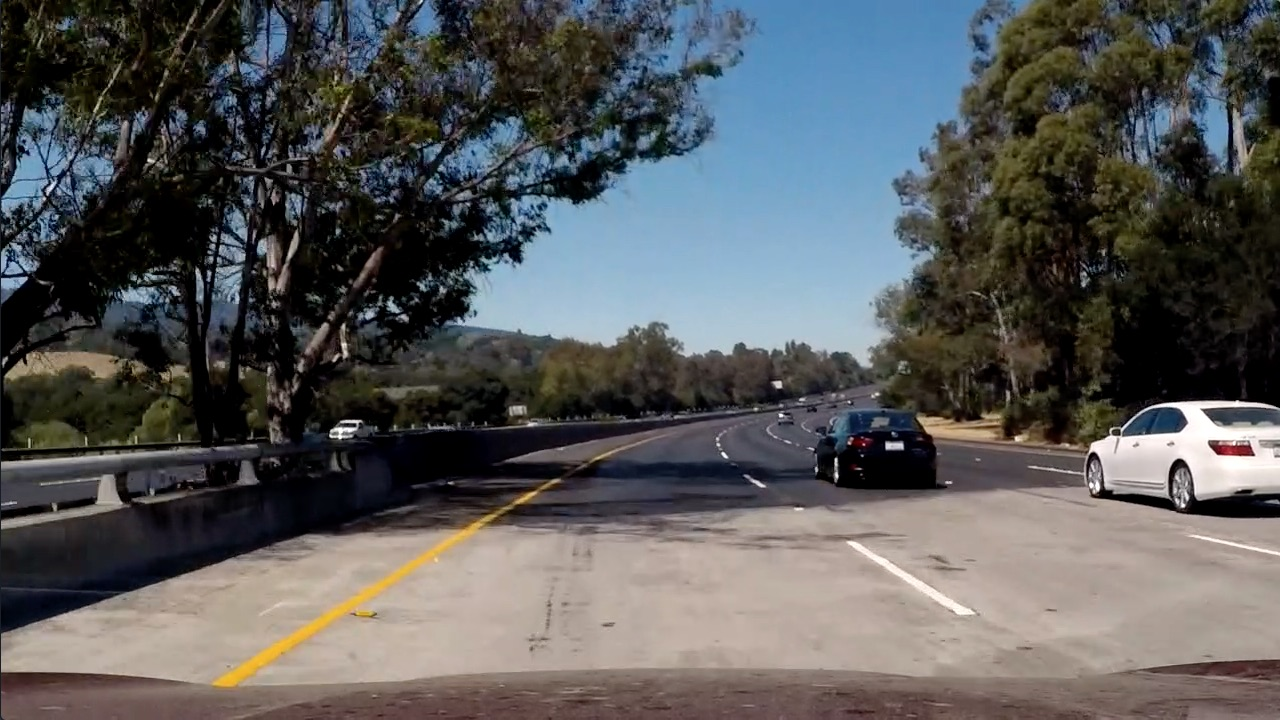
#> input picture project4/images/color-shadow-example.jpg, 1280 x 720 px; its folder holds only this picture in this run
$ python -i proj4Tools.py   (imports and definitions only)   (older library calls are emulated)
#> lines starting #> are read from the running program, lines starting #| are printed output that depends on the picture
import numpy as np
import cv2
import matplotlib.pyplot as plt
from matplotlib import image as mpimg
from matplotlib.patches import Polygon
from glob import glob
from math import ceil


# [267 lines left out: functions calibrate, calibrate_undistort, calibrate_camera, display_images, display_poly_img, display_binary_image_histo and 4 more, not called in this run]


def abs_sobel_thresh(img, sobel_kernel=3, orient='x', thresh=(0, 255), grayColorCode=cv2.COLOR_RGB2GRAY):
    '''
    :param img:
    :param orient:
    :param thresh_min:
    :param thresh_max:
    :param grayColorCode: image read with mpimg      ---> cv2.COLOR_RGB2Gray
                          image read with cv2.imread ---> cv2.COLOR_BGR2GRAY
    :return:
    '''
#> called with sobel_kernel = 3, orient = 'x', thresh = (0, 255), grayColorCode = 7

    # Grayscale
    gray = cv2.cvtColor(img, grayColorCode)
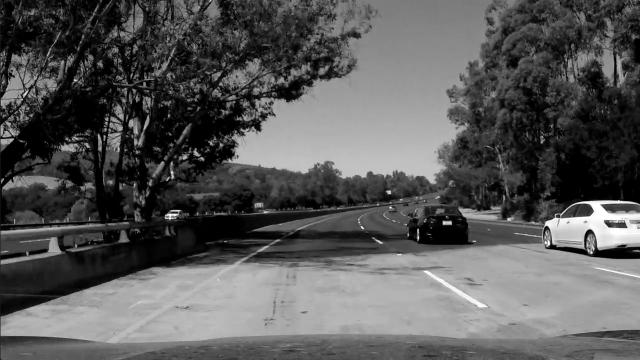
#> gray: shape (720, 1280) (shown at 1/2 size); min 0, max 255, mean 89.1

    # Apply cv2.Sobel()
    if orient == 'y':
        sobel = cv2.Sobel(gray, cv2.CV_64F, 0, 1, ksize=sobel_kernel)
    else: # orient == 'x'
        sobel = cv2.Sobel(gray, cv2.CV_64F, 1, 0, ksize=sobel_kernel)
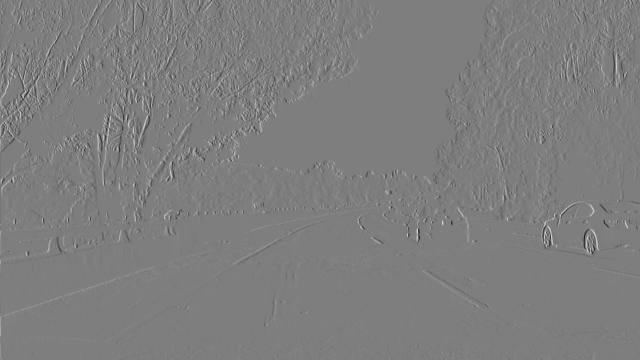
#> sobel: shape (720, 1280) float64 (shown at 1/2 size); min -870, max 887, mean 0.2; drawn with min black and max white

    # Take the absolute value of the output from cv2.Sobel()
    absSobel = np.absolute(sobel)
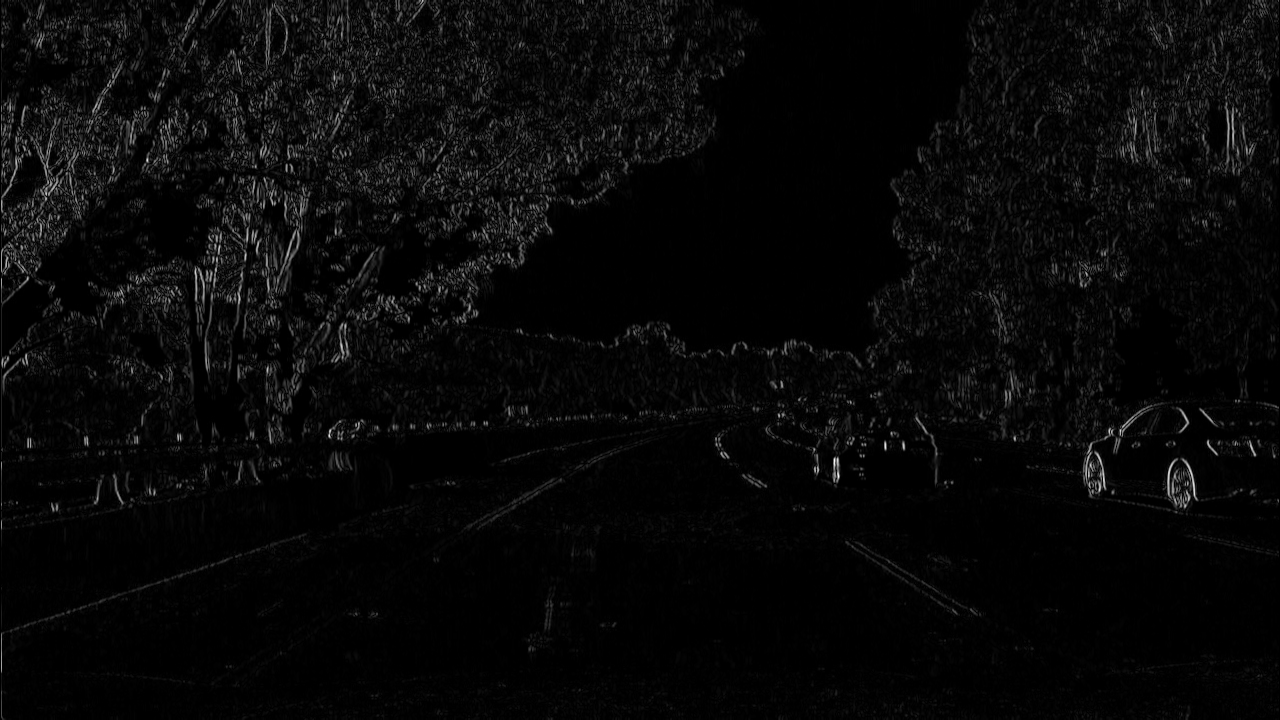
#> absSobel: shape (720, 1280) float64; min 0, max 887, mean 30.1; drawn with min black and max white

    # Scale the result to an 8-bit range (0-255)
    scaledSobel = np.uint8(255 * absSobel / np.max(absSobel))

    # Apply lower and upper thresholds
    sxbinary = np.zeros_like(scaledSobel)

    sxbinary[(scaledSobel >= thresh[0]) & (scaledSobel <= thresh[1])] = 1

    return sxbinary


# [440 lines left out: functions mag_sobel_thresh, dir_sobel_threshold, hls_saturation_threshold, sliding_windows_fit_lines, find_line_pixels, get_curve_radius and 6 more, not called in this run]

>>> import cv2
>>> picture = cv2.cvtColor(cv2.imread('images/color-shadow-example.jpg'), cv2.COLOR_BGR2RGB)
>>> result = abs_sobel_thresh(picture)
#> result: shape (720, 1280); every value is 1

$ run again, on project4/images/straight_lines1.jpg
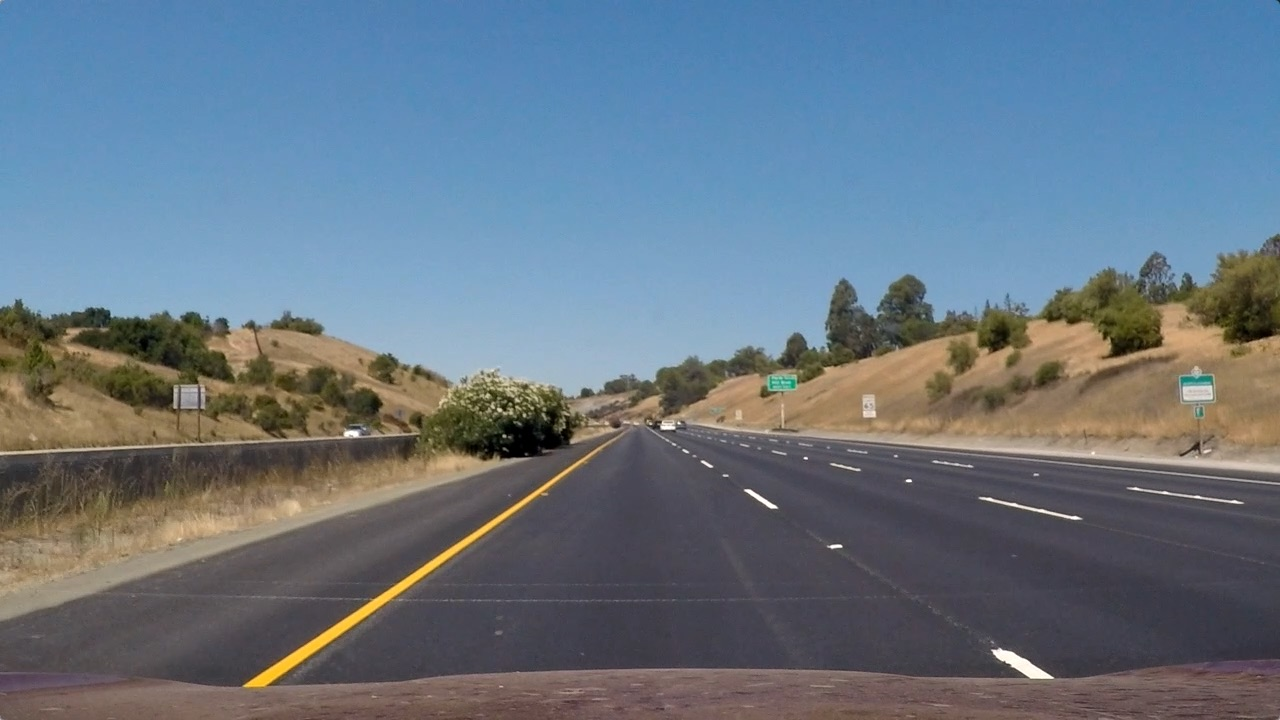
#> input picture project4/images/straight_lines1.jpg, 1280 x 720 px
#> in abs_sobel_thresh, `sobel = cv2.Sobel(gray, cv2.CV_64F, 1, 0, ksize=sobel_kernel)`:
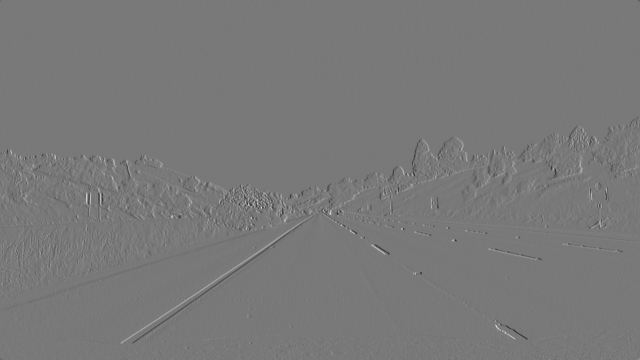
#> sobel: shape (720, 1280) float64 (shown at 1/2 size); min -605, max 670, mean -0.1; drawn with min black and max white
#> in abs_sobel_thresh, `absSobel = np.absolute(sobel)`:
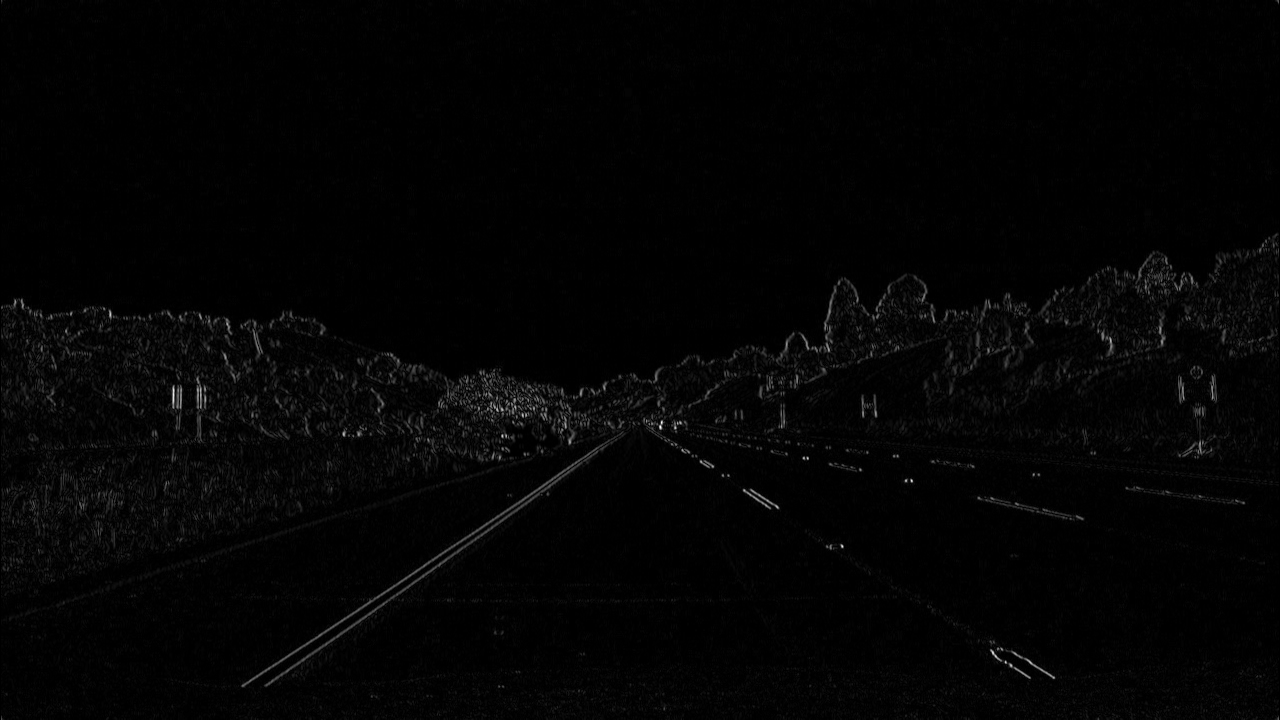
#> absSobel: shape (720, 1280) float64; min 0, max 670, mean 11.1; drawn with min black and max white
#> result: shape (720, 1280); every value is 1

$ run again, on project4/images/straight_lines2.jpg
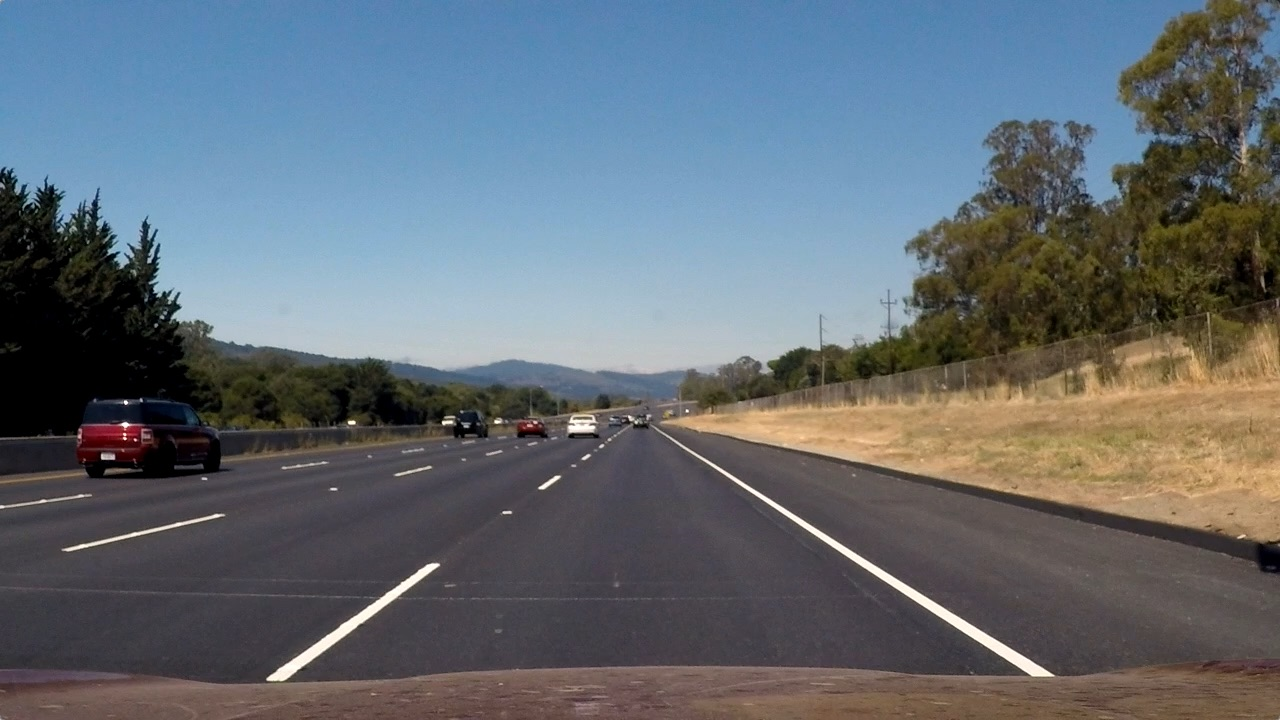
#> input picture project4/images/straight_lines2.jpg, 1280 x 720 px
#> in abs_sobel_thresh, `sobel = cv2.Sobel(gray, cv2.CV_64F, 1, 0, ksize=sobel_kernel)`:
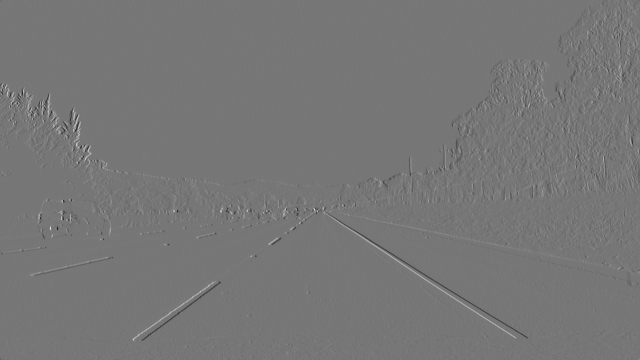
#> sobel: shape (720, 1280) float64 (shown at 1/2 size); min -707, max 809, mean 0.2; drawn with min black and max white
#> in abs_sobel_thresh, `absSobel = np.absolute(sobel)`:
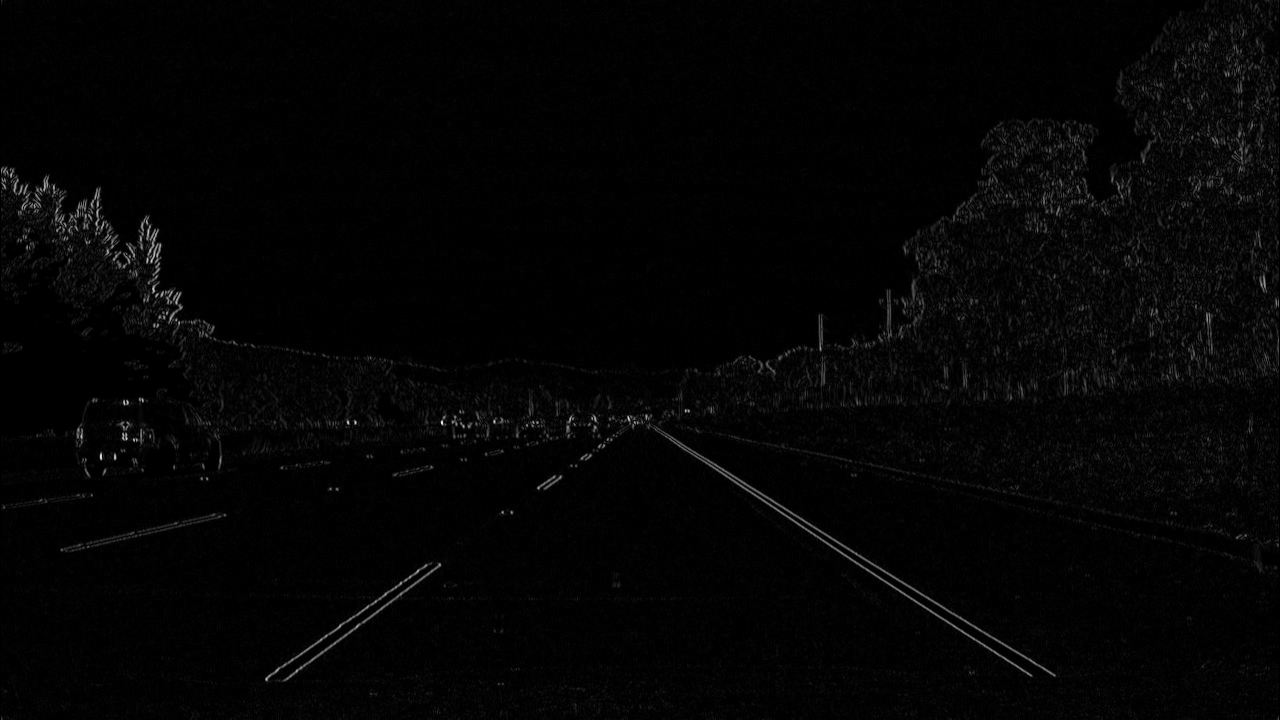
#> absSobel: shape (720, 1280) float64; min 0, max 809, mean 15.1; drawn with min black and max white
#> result: shape (720, 1280); every value is 1
